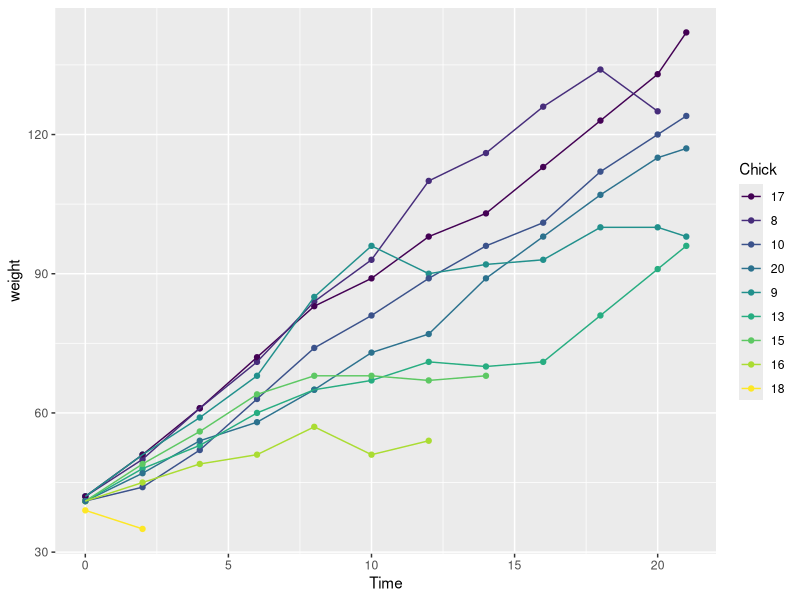

Write R code to recreate this figure. (Note: this script raises an error after producing the figure.)
install.packages("markdown")
library(markdown)
install.packages("tidyverse")
library(tidyverse)
library(forcats)

f <- factor(sample(letters[1:3], 20, replace = TRUE))
f
fct_expand(f, "d", "e", "f")
fct_expand(f, letters[1:6])

x <- factor(rep(LETTERS[1:9], times = c(40, 10, 5, 27, 1, 1, 1, 1, 1)))

fct_other(x, keep = c("A", "B"))
fct_other(x, drop = c("A", "B"))

chks <- subset(ChickWeight, as.integer(Chick) < 10)
chks <- transform(chks, Chick = fct_shuffle(Chick))
if (require("ggplot2")) {
    ggplot(chks, aes(Time, weight, colour = Chick)) +
        geom_point() +
        geom_line()
    
    # Note that lines match order in legend
    ggplot(chks, aes(Time, weight, colour = fct_reorder2(Chick, Time, weight))) +
        geom_point() +
        geom_line() +
        labs(colour = "Chick")
}

f <- factor(c("a", "b", "c"))
fct_rev(f)

x <- factor(
    c("Mon", "Tue", "Wed"),
    levels = c("Sun", "Mon", "Tue", "Wed", "Thu", "Fri", "Sat"),
    ordered = TRUE
)
x
fct_shift(x)

fct_shift(x, 2)

fct_shift(x, -1)

f <- factor(c("a", "b", "c"))
fct_shuffle(f)
fct_shuffle(f)

fs <- list(factor("a"), factor("b"), factor(c("a", "b")))
fct_unify(fs)

f <- factor(letters[rpois(100, 10)])

unique(f)     # in order of appearance
fct_unique(f) # in order of levels

gss_cat

fct_count(gss_cat$relig)
fct_count(fct_lump(gss_cat$relig))


f <- factor(c("a", "b", "c"))
lvls_reorder(f, 3:1)
lvls_revalue(f, c("apple", "banana", "carrot"))
lvls_expand(f, c("a", "b", "c", "d"))
f

fs <- list(factor("a"), factor("b"), factor(c("a", "b")))
lvls_union(fs)

x <- c("a", "z", "g")
as_factor(x)
as.factor(x)

gss_cat$relig %>% fct_count()
gss_cat$relig %>% fct_anon() %>% fct_count()
gss_cat$relig %>% fct_anon() %>% fct_count()
gss_cat$relig %>% fct_anon("X") %>% fct_count()

fa <- factor("a")
fb <- factor("b")
fab <- factor(c("a", "b"))

c(fa, fb, fab)
fct_c(fa, fb, fab)

# You can also pass a list of factors as the first argument
fs <- list(fa, fb, fab)
fct_c(fs)

fct_count(gss_cat$partyid)

partyid2 <- fct_collapse(gss_cat$partyid,
                         missing = c("No answer", "Don't know"),
                         other = "Other party",
                         rep = c("Strong republican", "Not str republican"),
                         ind = c("Ind,near rep", "Independent", "Ind,near dem"),
                         dem = c("Not str democrat", "Strong democrat")
)
fct_count(partyid2)

f <- factor(sample(letters)[rpois(1000, 10)])
table(f)
fct_count(f)
fct_count(f, sort = TRUE)

f <- factor(c("a", "b"), levels = c("a", "b", "c"))
f
fct_drop(f)

# Set only to restrict which levels to drop
fct_drop(f, only = "a")
fct_drop(f, only = "c")

f <- factor(c("b", "b", "a", "c", "c", "c"))
f
fct_inorder(f)
fct_infreq(f)

fct_inorder(f, ordered = TRUE)

